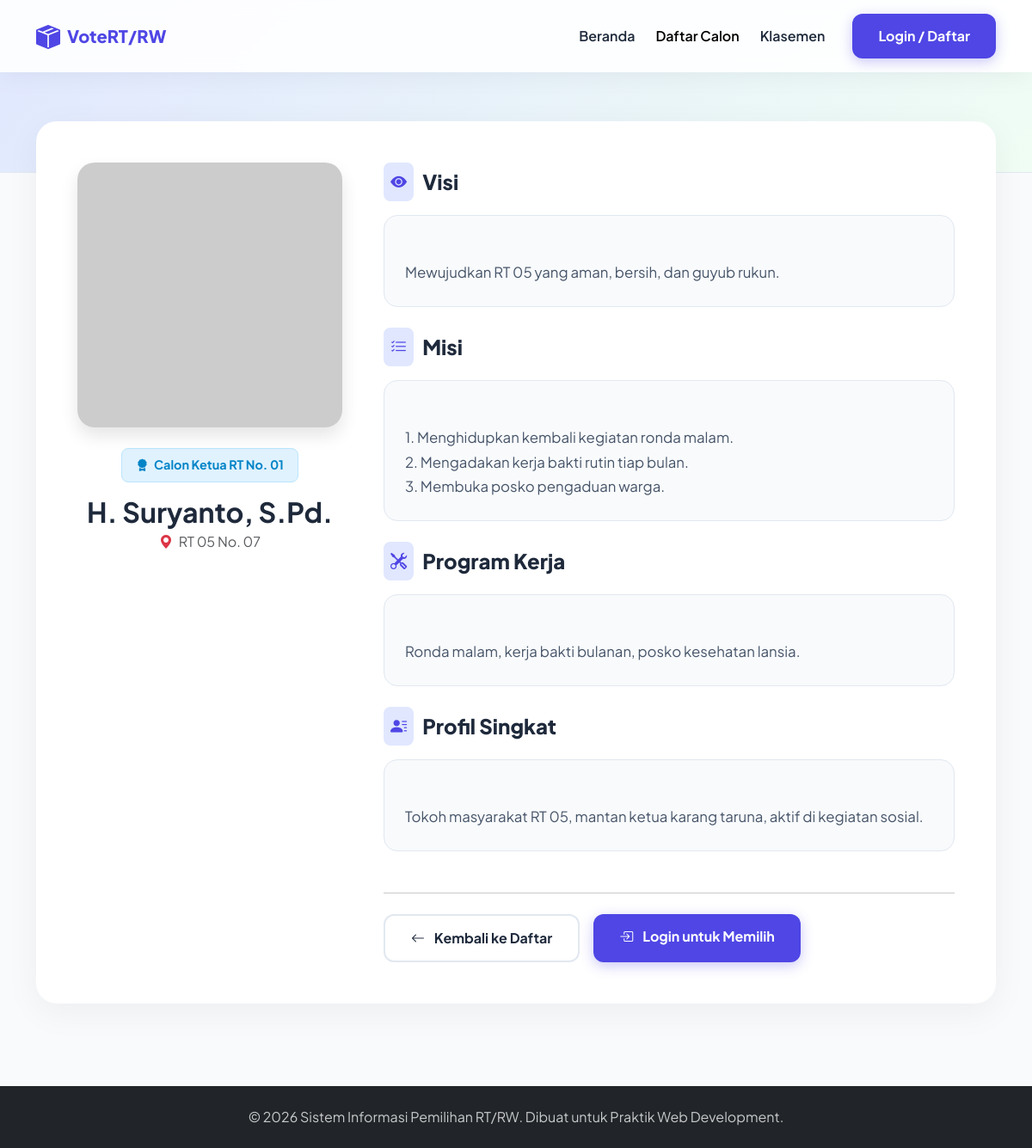
The app's page /vote_suara/pages/detail-calon.php?id=1 with its own data.
### tables this page shows
CREATE TABLE `calon` (
  `id` int(11) NOT NULL,
  `nomor_urut` varchar(10) NOT NULL,
  `nama` varchar(100) NOT NULL,
  `jabatan` enum('Ketua RT','Ketua RW') NOT NULL,
  `foto` varchar(255) DEFAULT NULL,
  `alamat` varchar(150) DEFAULT NULL,
  `visi` text DEFAULT NULL,
  `misi` text DEFAULT NULL,
  `program_kerja` text DEFAULT NULL,
  `deskripsi` text DEFAULT NULL,
  `created_at` datetime NOT NULL DEFAULT current_timestamp()
);

### vote_suara/config/koneksi.php (called while the page is built, shortened)
<?php
function isLoggedIn(): bool {
    return isset($_SESSION['user_id']);
}
function e(?string $str): string {
    return htmlspecialchars((string)$str, ENT_QUOTES, 'UTF-8');
}

### vote_suara/pages/detail-calon.php (the view, shortened to what this page needs)
<?php
require_once __DIR__ . '/../config/koneksi.php';
$id = isset($_GET['id']) ? (int)$_GET['id'] : 0;
$stmt = $pdo->prepare("SELECT * FROM calon WHERE id = ?");
$stmt->execute([$id]);
$calon = $stmt->fetch();
$foto_path = BASE_URL . '/uploads/' . $calon['foto'];
$file_fisik = __DIR__ . '/../uploads/' . $calon['foto'];
$tampil_foto = (!empty($calon['foto']) && file_exists($file_fisik))
    ? $foto_path
    : 'https://ui-avatars.com/api/?name=' . urlencode($calon['nama']) . '&background=e0e7ff&color=4f46e5&size=800';
?>
<!DOCTYPE html>
<html lang="id">
<head>
    <link href="https://cdn.jsdelivr.net/npm/bootstrap@5.3.3/dist/css/bootstrap.min.css" rel="stylesheet">
    <link rel="stylesheet" href="https://cdn.jsdelivr.net/npm/bootstrap-icons@1.11.3/font/bootstrap-icons.min.css">
</head>
<body>
    <nav class="navbar navbar-expand-lg fixed-top py-3">
        <div class="container">
            <a class="navbar-brand d-flex align-items-center gap-2" href="<?= BASE_URL ?>/pages/index.php">
                <i class="bi bi-box-seam-fill fs-3"></i> VoteRT/RW
            </a>
            <div class="collapse navbar-collapse" id="navbarNav">
                <ul class="navbar-nav ms-auto align-items-center gap-2 mt-3 mt-lg-0">
                    <li class="nav-item"><a class="nav-link" href="<?= BASE_URL ?>/pages/index.php">Beranda</a></li>
                    <li class="nav-item"><a class="nav-link active" href="<?= BASE_URL ?>/pages/calon.php">Daftar Calon</a></li>
                    <li class="nav-item"><a class="nav-link" href="<?= BASE_URL ?>/pages/klasemen.php">Klasemen</a></li>
                    <?php if (isLoggedIn()): ?>
                        <?php if (isAdmin()): ?>
                            <li class="nav-item"><a class="nav-link fw-bold text-warning" href="<?= BASE_URL ?>/admin/dashboard.php"><i class="bi bi-speedometer2"></i> Dashboard</a></li>
                        <?php else: ?>
                            <li class="nav-item"><a class="nav-link" href="<?= BASE_URL ?>/pages/voting.php"><i class="bi bi-check2-square"></i> Voting</a></li>
                        <?php endif; ?>
                        <li class="nav-item ms-lg-3 mt-2 mt-lg-0">
                            <a href="<?= BASE_URL ?>/auth/logout.php" class="btn btn-danger rounded-pill px-4" onclick="return confirm('Yakin ingin logout?')">Logout</a>
                        </li>
                    <?php else: ?>
                        <li class="nav-item ms-lg-3 mt-2 mt-lg-0">
                            <a href="<?= BASE_URL ?>/auth/login.php" class="btn btn-custom-primary w-100">Login / Daftar</a>
                        </li>
                    <?php endif; ?>
                </ul>
            </div>
        </div>
    </nav>
    <header class="page-header"></header>
    <section class="pb-5">
        <div class="container">
            <div class="profile-card p-4 p-md-5">
                <div class="row g-5">
                    <div class="col-lg-4 position-relative">
                        <div class="nomor-urut-besar d-none d-lg-block"><?= e($calon['nomor_urut']) ?></div>
                        <img src="<?= $tampil_foto ?>" alt="<?= e($calon['nama']) ?>" class="foto-profil mb-4 position-relative z-1">
                        <div class="text-center">
                            <span class="badge-jabatan <?= $calon['jabatan'] === 'Ketua RT' ? 'badge-rt' : 'badge-rw' ?>">
                                <i class="bi bi-award-fill me-1"></i> Calon <?= e($calon['jabatan']) ?> No. <?= e($calon['nomor_urut']) ?>
                            </span>
                            <h2 class="fw-bold mb-1"><?= e($calon['nama']) ?></h2>
                            <p class="text-muted fs-6"><i class="bi bi-geo-alt-fill me-1 text-danger"></i> <?= e($calon['alamat'] ?: 'Alamat belum diisi') ?></p>
                        </div>
                    </div>
                    <div class="col-lg-8">
                        <div class="mb-4">
                            <div class="section-title">
                                <i class="bi bi-eye-fill"></i> Visi
                            </div>
                            <div class="content-box">
                                <?= e($calon['visi'] ?: 'Belum ada visi yang didaftarkan.') ?>
                            </div>
                        </div>
                        <div class="mb-4">
                            <div class="section-title">
                                <i class="bi bi-list-check"></i> Misi
                            </div>
                            <div class="content-box">
                                <?= e($calon['misi'] ?: 'Belum ada misi yang didaftarkan.') ?>
                            </div>
                        </div>
                        <div class="mb-4">
                            <div class="section-title">
                                <i class="bi bi-tools"></i> Program Kerja
                            </div>
                            <div class="content-box">
                                <?= e($calon['program_kerja'] ?: 'Belum ada program kerja yang didaftarkan.') ?>
                            </div>
                        </div>
                        <div class="mb-5">
                            <div class="section-title">
                                <i class="bi bi-person-lines-fill"></i> Profil Singkat
                            </div>
                            <div class="content-box">
                                <?= e($calon['deskripsi'] ?: 'Belum ada deskripsi profil.') ?>
                            </div>
                        </div>
                        <hr class="mb-4">
                        <div class="d-flex flex-column flex-sm-row gap-3">
                            <a href="<?= BASE_URL ?>/pages/calon.php" class="btn btn-outline-custom">
                                <i class="bi bi-arrow-left me-2"></i> Kembali ke Daftar
                            </a>
                            <?php if (isLoggedIn() && !isAdmin()): ?>
                                <a href="<?= BASE_URL ?>/pages/voting.php" class="btn btn-custom-primary">
                                    <i class="bi bi-check2-square me-2"></i> Berikan Suara Anda
                                </a>
                            <?php elseif (!isLoggedIn()): ?>
                                <a href="<?= BASE_URL ?>/auth/login.php" class="btn btn-custom-primary">
                                    <i class="bi bi-box-arrow-in-right me-2"></i> Login untuk Memilih
                                </a>
                            <?php endif; ?>
                        </div>
                    </div>
                </div>
            </div>
        </div>
    </section>
    <footer class="bg-dark text-white py-4 mt-5">
        <div class="container text-center">
            <p class="mb-0 opacity-75">&copy; <?= date('Y') ?> Sistem Informasi Pemilihan RT/RW. Dibuat untuk Praktik Web Development.</p>
        </div>
    </footer>
</body>
</html>

### vote_suara/pages/detail-calon.php (style rules this page uses)
:root { --primary-color: #4f46e5; --primary-hover: #4338ca; --dark-color: #1e293b; --light-bg: #f8fafc; }
body { font-family: 'Plus Jakarta Sans', sans-serif; background-color: var(--light-bg); color: var(--dark-color); }
.navbar { background: rgba(255, 255, 255, 0.9); backdrop-filter: blur(10px); box-shadow: 0 4px 30px rgba(0, 0, 0, 0.05); }
.navbar-brand { font-weight: 800; color: var(--primary-color) !important; }
.nav-link { font-weight: 600; color: var(--dark-color); }
.page-header { background: linear-gradient(135deg, #e0e7ff 0%, #f0fdf4 100%); padding: 120px 0 80px; border-bottom: 1px solid #e2e8f0; }
.profile-card { background: white; border-radius: 24px; box-shadow: 0 10px 40px rgba(0,0,0,0.05); overflow: hidden; margin-top: -60px; position: relative; z-index: 10; }
.foto-profil { width: 100%; aspect-ratio: 1/1; object-fit: cover; border-radius: 20px; box-shadow: 0 10px 20px rgba(0,0,0,0.1); }
.badge-jabatan { font-size: 0.9rem; padding: 8px 16px; border-radius: 8px; font-weight: 700; display: inline-block; margin-bottom: 15px; }
.badge-rt { background: #e0f2fe; color: #0284c7; border: 1px solid #bae6fd; }
.nomor-urut-besar { font-size: 5rem; font-weight: 800; line-height: 1; color: rgba(79, 70, 229, 0.1); position: absolute; top: 10px; right: 20px; z-index: 0; }
.section-title { font-weight: 800; font-size: 1.5rem; margin-bottom: 1rem; display: flex; align-items: center; gap: 10px; }
.section-title i { color: var(--primary-color); background: #e0e7ff; padding: 8px; border-radius: 8px; font-size: 1.2rem; }
.content-box { background: #f8fafc; border: 1px solid #e2e8f0; border-radius: 16px; padding: 24px; font-size: 1.05rem; line-height: 1.7; color: #475569; white-space: pre-line; }
.btn-custom-primary { background-color: var(--primary-color); color: white; border-radius: 12px; padding: 14px 30px; font-weight: 700; border: none; transition: all 0.3s; box-shadow: 0 4px 15px rgba(79, 70, 229, 0.3); }
.btn-outline-custom { background-color: transparent; color: var(--dark-color); border: 2px solid #e2e8f0; border-radius: 12px; padding: 14px 30px; font-weight: 700; transition: all 0.3s; }

### records on screen
calon: jabatan "Ketua RT", nomor_urut "01", nama "H. Suryanto, S.Pd.", alamat "RT 05 No. 07", visi "Mewujudkan RT 05 yang aman, bersih, dan guyub rukun.", misi "1. Menghidupkan kembali kegiatan ronda malam. 2. Mengadakan kerja bakti rutin tiap bulan. 3. Membuka posko pengaduan warga.", program_kerja "Ronda malam, kerja bakti bulanan, posko kesehatan lansia.", deskripsi "Tokoh masyarakat RT 05, mantan ketua karang taruna, aktif di kegiatan sosial."
